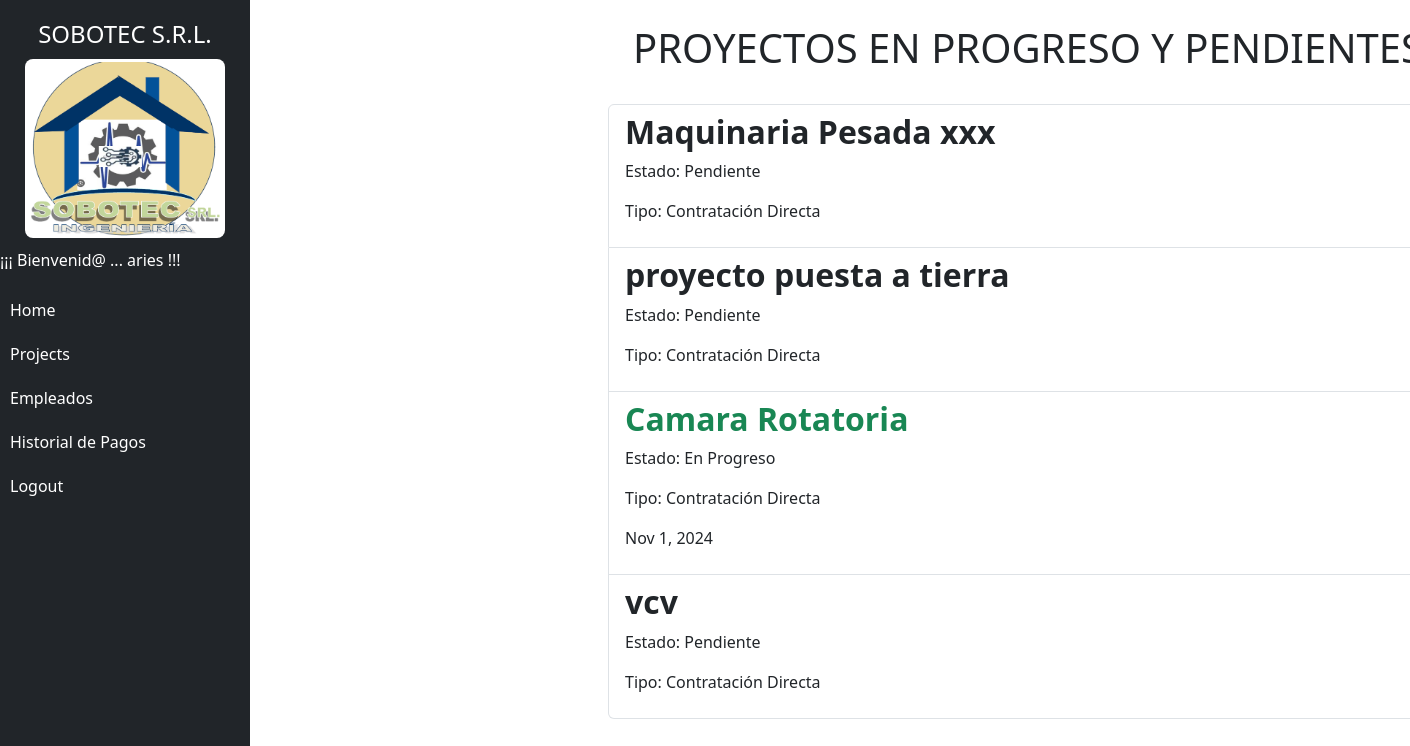
The page /projects/ (signed in) on the database its author committed.
### projects/models.py (models this page shows, shortened)
class AuditModel(models.Model):
    created = models.DateTimeField(auto_now_add=True, verbose_name="Fecha Creación")
    updated_at = models.DateTimeField(auto_now=True, verbose_name="Fecha Actualización")
    deleted_at = models.DateTimeField(null=True, blank=True, verbose_name="Fecha Eliminación")
    is_active = models.BooleanField(default=True, verbose_name="Activo")
    class Meta:
        abstract = True

class Project(AuditModel):
    PROJECT_STATUS_CHOICES = [
        ('pendiente', 'Pendiente'),         # Pendiente
        ('en_progreso', 'En Progreso'), # En Proceso
        ('completado', 'Completado'),     # Terminado
    ]
    PROJECT_TYPE_CHOICES = [
        ('licitacion', 'Licitación'),            # Licitación
        ('contratacion_directa', 'Contratación Directa'),  # Contratación directa
    ]
    code = models.CharField(max_length=20, unique=True, verbose_name="Proyecto Codigo")
    name = models.CharField(max_length=200, unique=True, verbose_name="Proyecto Nombre")
    description = models.TextField(blank=True, verbose_name="Proyecto Descripcion")
    start_date = models.DateField(verbose_name="Fecha Inicio Proyecto")
    end_date = models.DateField(null=True, blank=True, verbose_name="Fecha Final Proyecto")
    project_status = models.CharField(max_length=20, choices=PROJECT_STATUS_CHOICES, default='pendiente', verbose_name="Proyecto Estado")
    project_type = models.CharField(max_length=30, choices=PROJECT_TYPE_CHOICES, default='contratacion_directa', verbose_name="Proyecto Tipo")
    photo_signed_contract = models.ImageField(upload_to="contrato_firmado",null = True, blank= True, verbose_name="Contrato Firmado")
    photo_proposed_contract = models.ImageField(upload_to="contrato_propueso",null = True, blank= True, verbose_name="Contrato Propuesto")
    user = models.ForeignKey(User, on_delete=models.CASCADE)# Empleado que herede de user
    is_active = models.BooleanField(default=True, verbose_name="Activo")

### projects/views.py (the view)
# urls.py: path('projects/', views.projects, name='projects'),
@login_required
def projects(request):
    projects = Project.objects.filter(user= request.user, project_status__in =['pendiente', 'en_progreso'],
    is_active=True)
    return render(request, 'projects.html', {
        'projects': projects
    })

### projects/templates/projects.html
{% extends 'base.html' %}
{% block content %}
<main class="container">
    <div class="row">
        <div class="col-md-8 offset-md-3">
            <h1 class="text-center display-6 py-4"> PROYECTOS EN PROGRESO Y PENDIENTES
            </h1>
            <ul class="list-group">
                {% for project in projects %}
                <a class="list-group-item" href="{% url 'project_detail' project.id %}">
                    <header class="d-flex justify-content-between">
                        {% if project.project_status == 'pendiente' %}
                        <h2 class="fw-bold">{{project.name}}</h2>
                        {% elif project.project_status == 'en_progreso' %}
                            <h2 class="fw-bold text-success">{{project.name}}</h2>
                        {% else %}
                            <h2 class="fw-bold text-success">{{project.name}}</h2>
                        {% endif %}
                    </header>
                    <p>Estado: {{project.get_project_status_display}}</p>
                    <p>Tipo: {{project.get_project_type_display }}</p>
                    <p>{{project.end_date|date:"M j, Y"}}</p>
                </a>
                {% endfor %}
            </ul>
        </div>
    </div>
</main>
{% endblock %}

### projects/templates/base.html (shortened to what this page needs)
{% load static %}
<!DOCTYPE html>
<html lang="en">
  <head>
    <link
      rel="stylesheet"
      href="https://cdn.jsdelivr.net/npm/bootstrap@5.3.3/dist/css/bootstrap.min.css"
    />
  </head>
  <body>
    <div class="sidebar bg-dark">
      <h4 class="text-center text-white">SOBOTEC S.R.L.</h4>
      <img src="{% static 'common/logo.png' %}" alt="Logo de la empresa" />
      <ul class="nav flex-column">
        {% if user.is_authenticated %}
        <p class="text-white">    ¡¡¡ Bienvenid@ ... {{ user.username }} !!!</p>
        <li class="nav-item">
          <a class="nav-link" href="/">Home</a>
        </li>
        <li class="nav-item">
          <a
            class="nav-link"
            data-bs-toggle="collapse"
            href="#projectSubmenu"
            role="button"
            aria-expanded="false"
            aria-controls="projectSubmenu"
          >
            Projects
          </a>
        </li>
        <li class="nav-item">
          <a
            class="nav-link"
            data-bs-toggle="collapse"
            href="#employeeSubmenu"
            role="button"
            aria-expanded="false"
            aria-controls="employeeSubmenu"
          >
          Empleados
          </a>
        </li>
        <li class="nav-item">
          <a class="nav-link" href="{% url 'payment_histories' %}"
            >Historial de Pagos</a
          >
        </li>
        <li class="nav-item">
          <a class="nav-link" href="{% url 'signout' %}">Logout</a>
        </li>
        {% endif %}
      </ul>
    </div>
    <div class="container" style="margin-left: 260px;">
      {% block content %} {% endblock %}
    </div>
  </body>
</html>

### projects/templates/base.html (style rules this page uses)
.sidebar { height: 100vh; width: 250px; position: fixed; top: 0; left: 0; background-color: #343a40; padding-top: 20px; }
.sidebar a { color: #ffffff !important; text-decoration: none; padding: 10px; display: block; }
.sidebar img { display: block; margin: 10px auto; width: 80%; border-radius: 8px; }

### rows shown on the page
Project: name "Maquinaria Pesada xxx", project_status "Pendiente", project_type "Contratación Directa"
Project: name "proyecto puesta a tierra", project_status "Pendiente", project_type "Contratación Directa"
Project: name "Camara Rotatoria", project_status "En Progreso", project_type "Contratación Directa", end_date "Nov 1, 2024"
Project: name "vcv", project_status "Pendiente", project_type "Contratación Directa"

### other values the page prints
{{ user.username }} "aries"
